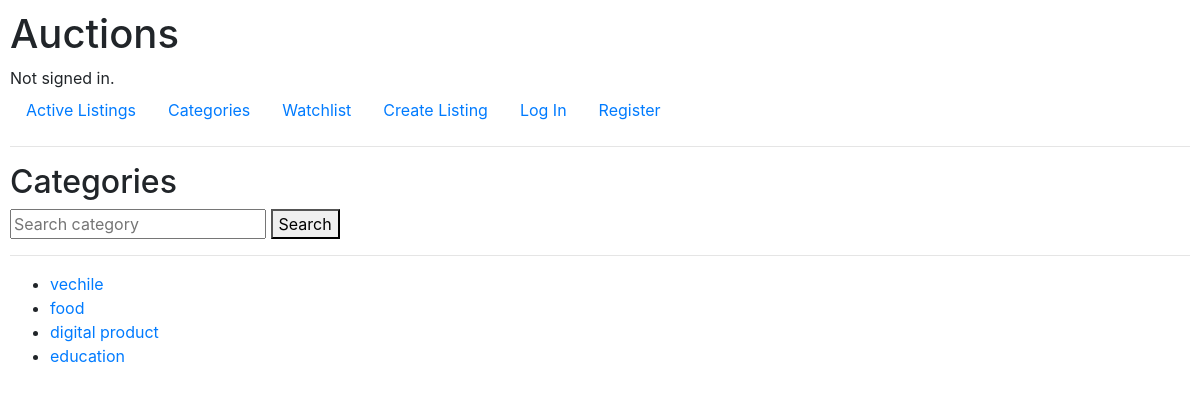
The page /categories on the database its author committed.
### auctions/models.py (models this page shows, shortened)
class Category(models.Model):
    name = models.CharField(
        max_length=64, unique=True
    )

### auctions/views.py (the view)
# urls.py: path("categories", views.categories, name="categories"),
def categories(request):
    print("CATEGORY VIEW HIT")
    query = request.GET.get("q", "")
    if query:
        categories = Category.objects.filter(name__icontains=query)
    else:
        categories = Category.objects.all()
    return render(request, "auctions/categories.html", {
        "categories": categories,
        "query": query
    })

### auctions/templates/auctions/categories.html
{% extends "auctions/layout.html" %}
{% block body %}
    <h2>Categories</h2>
<form method="get">
  <input
    type="text"
    name="q"
    placeholder="Search category"
    value="{{ query }}"
  >
  <button type="submit">Search</button>
</form>
<hr>
{% if categories %}
  <ul>
    {% for category in categories %}
      <li>
        <a href="{% url 'category_detail' category.id %}">
          {{ category.name }}
        </a>
      </li>
    {% endfor %}
  </ul>
{% else %}
  <p>No categories found.</p>
{% endif %}
{% endblock %}

### auctions/static/auctions/styles.css (style rules this page uses)
body { padding: 10px; }

### rows shown on the page
Category: name "vechile"
Category: name "food"
Category: name "digital product"
Category: name "education"
